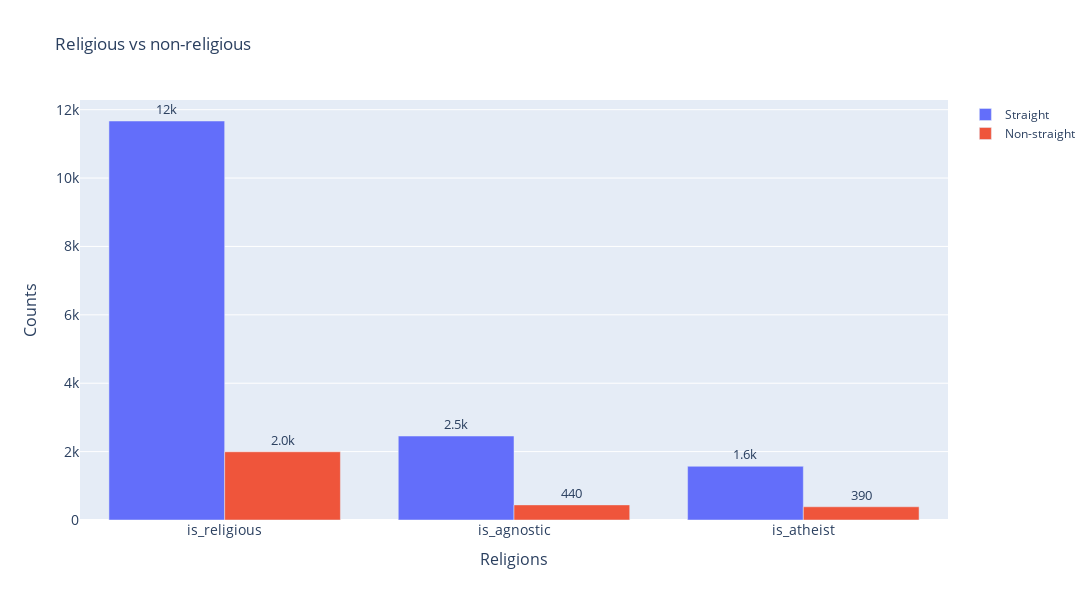

Notebook cell for this chart:
### Code cell
religious_views = ['is_religious', 'is_agnostic', 'is_atheist']
fig = go.Figure(data=[
    go.Bar(name='Straight', 
           x=religious_views, 
           y=straight_df[religious_views].value_counts().values, 
           text=straight_df[religious_views].value_counts().values),
    go.Bar(name='Non-straight', 
           x=religious_views, 
           y=non_straight_df[religious_views].value_counts().values,
           text=non_straight_df[religious_views].value_counts().values)
])

fig.update_layout(barmode='group',
    title='Religious vs non-religious',
    #xaxis_tickfont_size=14,
    yaxis=dict(title='Counts',
               titlefont_size=16,
               tickfont_size=14),
    xaxis=dict(title='Religions',
               titlefont_size=16,
               tickfont_size=14), autosize=False,
                  width=1100,
                  height=600)
              
fig.update_traces(texttemplate='%{text:.2s}', textposition='outside', textfont=dict(size=13))
fig.write_image("religions_straight_vs_non_straight.png", width=1150, height=750)
fig.show()

### Figure 1 — Plotly figure (JSON) as saved in the notebook; plotly's stock layout.template omitted (floating-point values rounded to 4 significant figures)
{"data": [{"name": "Straight", "text": [11669, 2456, 1571], "textfont": {"size": 13}, "textposition": "outside", "texttemplate": "%{text:.2s}", "type": "bar", "x": ["is_religious", "is_agnostic", "is_atheist"], "y": [11669, 2456, 1571]}, {"name": "Non-straight", "text": [1995, 442, 387], "textfont": {"size": 13}, "textposition": "outside", "texttemplate": "%{text:.2s}", "type": "bar", "x": ["is_religious", "is_agnostic", "is_atheist"], "y": [1995, 442, 387]}], "layout": {"autosize": false, "barmode": "group", "height": 600, "title": {"text": "Religious vs non-religious"}, "width": 1100, "xaxis": {"autorange": true, "range": [-0.5, 2.5], "tickfont": {"size": 14}, "title": {"font": {"size": 16}, "text": "Religions"}, "type": "category"}, "yaxis": {"autorange": true, "range": [0, 12280.0], "tickfont": {"size": 14}, "title": {"font": {"size": 16}, "text": "Counts"}, "type": "linear"}}}
